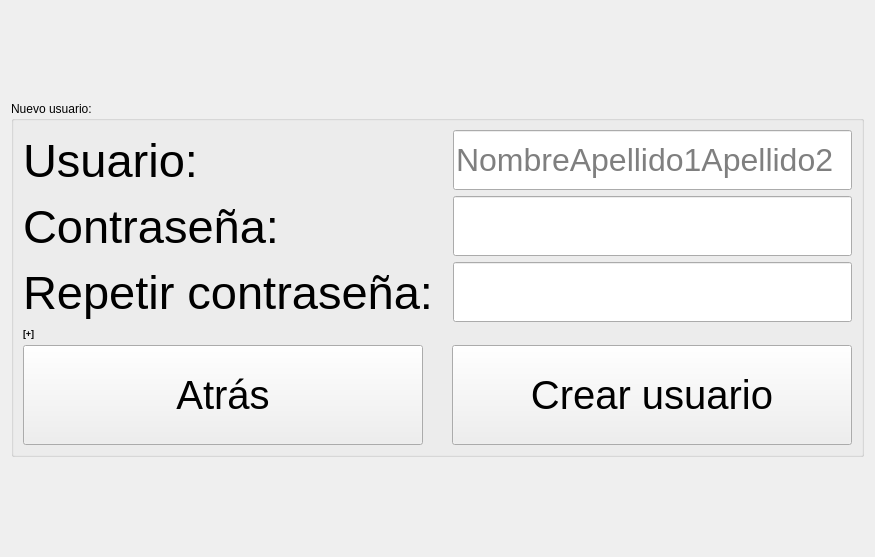
<?xml version="1.0" encoding="UTF-8"?>
<ui version="4.0">
 <class>Form</class>
 <widget class="QWidget" name="Form">
  <property name="geometry">
   <rect>
    <x>0</x>
    <y>0</y>
    <width>875</width>
    <height>557</height>
   </rect>
  </property>
  <property name="windowTitle">
   <string>register_window</string>
  </property>
  <layout class="QVBoxLayout" name="verticalLayout">
   <item>
    <spacer name="verticalSpacer_2">
     <property name="orientation">
      <enum>Qt::Vertical</enum>
     </property>
     <property name="sizeHint" stdset="0">
      <size>
       <width>20</width>
       <height>40</height>
      </size>
     </property>
    </spacer>
   </item>
   <item>
    <widget class="QGroupBox" name="groupBox">
     <property name="title">
      <string>Nuevo usuario:</string>
     </property>
     <layout class="QVBoxLayout" name="verticalLayout_3">
      <item>
       <layout class="QFormLayout" name="formLayout">
        <item row="0" column="0">
         <widget class="QLabel" name="username_label_reg">
          <property name="font">
           <font>
            <pointsize>35</pointsize>
           </font>
          </property>
          <property name="text">
           <string>Usuario:</string>
          </property>
         </widget>
        </item>
        <item row="0" column="1">
         <widget class="QLineEdit" name="username_lineedit_reg">
          <property name="minimumSize">
           <size>
            <width>0</width>
            <height>60</height>
           </size>
          </property>
          <property name="font">
           <font>
            <pointsize>24</pointsize>
           </font>
          </property>
          <property name="placeholderText">
           <string>NombreApellido1Apellido2</string>
          </property>
         </widget>
        </item>
        <item row="1" column="1">
         <widget class="QLineEdit" name="password_lineedit_reg">
          <property name="minimumSize">
           <size>
            <width>0</width>
            <height>60</height>
           </size>
          </property>
          <property name="font">
           <font>
            <pointsize>24</pointsize>
           </font>
          </property>
          <property name="echoMode">
           <enum>QLineEdit::Password</enum>
          </property>
         </widget>
        </item>
        <item row="1" column="0">
         <widget class="QLabel" name="password_label_reg">
          <property name="font">
           <font>
            <pointsize>35</pointsize>
           </font>
          </property>
          <property name="text">
           <string>Contraseña:       </string>
          </property>
         </widget>
        </item>
        <item row="2" column="0">
         <widget class="QLabel" name="password_2_label_reg">
          <property name="font">
           <font>
            <pointsize>35</pointsize>
           </font>
          </property>
          <property name="text">
           <string>Repetir contraseña: </string>
          </property>
         </widget>
        </item>
        <item row="2" column="1">
         <widget class="QLineEdit" name="password_2_lineedit_reg">
          <property name="minimumSize">
           <size>
            <width>0</width>
            <height>60</height>
           </size>
          </property>
          <property name="font">
           <font>
            <pointsize>24</pointsize>
           </font>
          </property>
          <property name="echoMode">
           <enum>QLineEdit::Password</enum>
          </property>
         </widget>
        </item>
       </layout>
      </item>
      <item>
       <widget class="QLabel" name="password_status_reg">
        <property name="font">
         <font>
          <pointsize>7</pointsize>
          <weight>75</weight>
          <bold>true</bold>
         </font>
        </property>
        <property name="text">
         <string>[+]</string>
        </property>
       </widget>
      </item>
      <item>
       <layout class="QHBoxLayout" name="horizontalLayout_2">
        <item>
         <widget class="QPushButton" name="back_button_reg">
          <property name="minimumSize">
           <size>
            <width>400</width>
            <height>100</height>
           </size>
          </property>
          <property name="font">
           <font>
            <pointsize>30</pointsize>
           </font>
          </property>
          <property name="text">
           <string>Atrás</string>
          </property>
         </widget>
        </item>
        <item>
         <spacer name="horizontalSpacer">
          <property name="orientation">
           <enum>Qt::Horizontal</enum>
          </property>
          <property name="sizeHint" stdset="0">
           <size>
            <width>40</width>
            <height>20</height>
           </size>
          </property>
         </spacer>
        </item>
        <item>
         <widget class="QPushButton" name="createuser_button_reg">
          <property name="minimumSize">
           <size>
            <width>400</width>
            <height>100</height>
           </size>
          </property>
          <property name="font">
           <font>
            <pointsize>30</pointsize>
           </font>
          </property>
          <property name="text">
           <string>Crear usuario</string>
          </property>
         </widget>
        </item>
       </layout>
      </item>
     </layout>
    </widget>
   </item>
   <item>
    <spacer name="verticalSpacer">
     <property name="orientation">
      <enum>Qt::Vertical</enum>
     </property>
     <property name="sizeHint" stdset="0">
      <size>
       <width>20</width>
       <height>40</height>
      </size>
     </property>
    </spacer>
   </item>
  </layout>
 </widget>
 <resources/>
 <connections/>
</ui>
